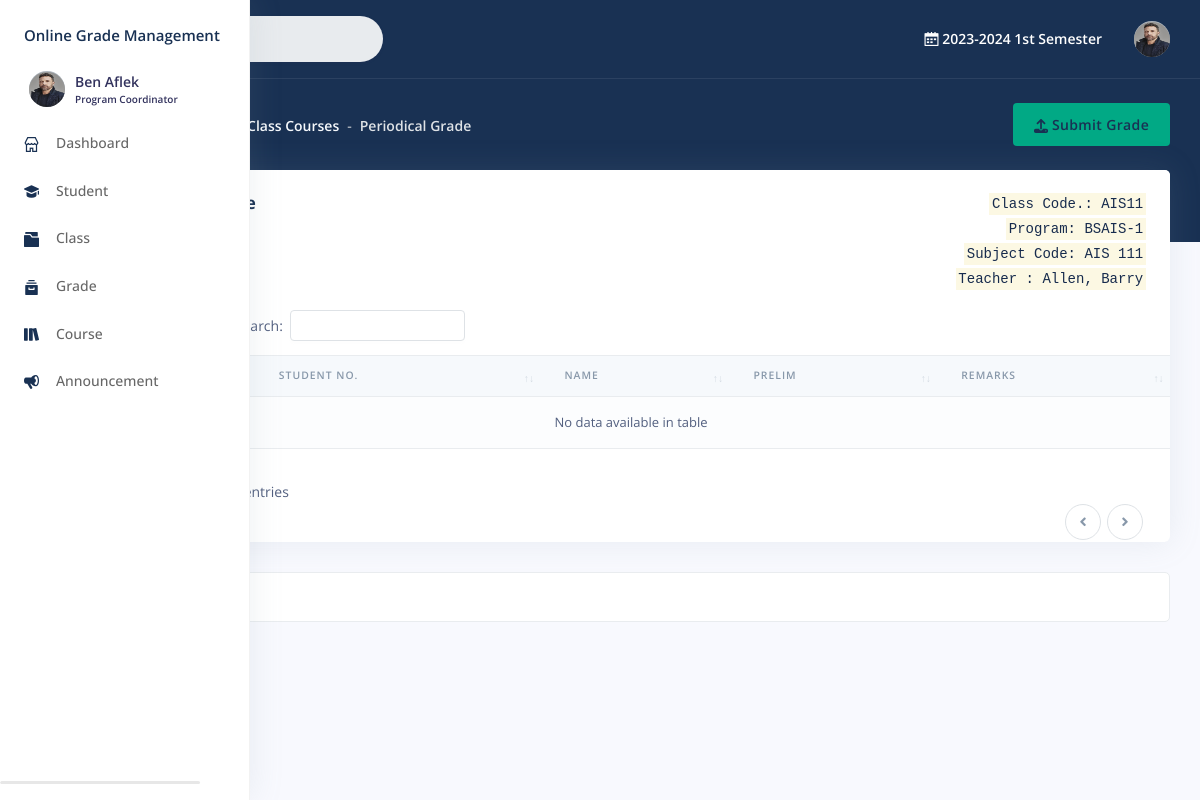
The app's page /faculty/periodical_grade.php?id=40&period=prelim (signed in) with its own data.
### tables this page shows
CREATE TABLE `staff` (
  `id` int(11) NOT NULL,
  `user_id` int(11) DEFAULT NULL,
  `username` text NOT NULL,
  `institute_id` int(11) DEFAULT NULL,
  `position_id` int(11) NOT NULL,
  `created_on` datetime NOT NULL
);

CREATE TABLE `user` (
  `id` int(11) NOT NULL,
  `type` text NOT NULL,
  `username` text NOT NULL,
  `password` text NOT NULL,
  `firstname` text NOT NULL,
  `middlename` text DEFAULT NULL,
  `lastname` text NOT NULL,
  `gender` text DEFAULT NULL,
  `birthdate` date DEFAULT NULL,
  `address` text DEFAULT NULL,
  `phone_no` text DEFAULT NULL,
  `profileImage` text DEFAULT NULL,
  `isPasswordChanged` int(11) NOT NULL,
  `status` int(11) NOT NULL,
  `updated_on` datetime DEFAULT NULL,
  `created_on` datetime NOT NULL
);

CREATE TABLE `period` (
  `id` int(22) NOT NULL,
  `year` text NOT NULL,
  `term` int(11) NOT NULL,
  `status` int(11) NOT NULL,
  `updated_on` datetime DEFAULT NULL,
  `created_on` datetime NOT NULL
);

CREATE TABLE `class` (
  `id` int(20) NOT NULL,
  `class_code` text NOT NULL,
  `institute_id` int(20) DEFAULT NULL,
  `program_id` int(20) NOT NULL,
  `level` int(11) NOT NULL,
  `period_id` int(11) NOT NULL,
  `slot` int(22) DEFAULT NULL,
  `isSet` int(11) NOT NULL,
  `updated_on` datetime DEFAULT NULL,
  `created_on` datetime NOT NULL
);

CREATE TABLE `program` (
  `id` int(20) NOT NULL,
  `name` text NOT NULL,
  `description` text NOT NULL,
  `institute_id` int(20) NOT NULL,
  `updated_on` datetime NOT NULL,
  `created_on` datetime NOT NULL
);

CREATE TABLE `course` (
  `id` int(20) NOT NULL,
  `subject_code` text NOT NULL,
  `description` text NOT NULL,
  `program_id` int(22) NOT NULL,
  `level` int(22) NOT NULL,
  `term` int(22) NOT NULL,
  `lab_unit` int(11) NOT NULL,
  `lec_unit` int(11) NOT NULL,
  `unit` text NOT NULL,
  `hours` int(11) NOT NULL,
  `prerequisite` int(11) NOT NULL,
  `updated_on` datetime DEFAULT NULL,
  `created_on` datetime NOT NULL
);

### faculty/periodical_grade.php (the view, shortened to what the rows shown need)
<?php
	include("include/session.php");
	include("../include/function.php");
  	include("include/header.php");
	$schedule=getrecord('schedule',['id'],[$_GET['id']]);
	$class=getrecord('class',['id'],[$schedule['class_id']]);
	?>
	</head>
	<?php include("include/sidebar.php"); ?>
	<div class="main-content" id="panel">
		<?php
			include("include/topnav.php");
		?>
			<div class="container-fluid mt--6">
				  <div class="row">
					<div class="col">
					<div class="card">
					<div class="card-header border-0">
					  <div class="row">
						<div class="col-6 text-right">
							<?php
								$subject_code=getrecord('course',['id'],[$schedule['course_id']]);
								$subject=(empty($subject_code['subject_code']) || $subject_code['subject_code']==NULL)?'':$subject_code['subject_code'];
								$faculty_id=getrecord('staff',['id'],[$schedule['faculty_id']]);
								$faculty_name=getrecord('user',['username'],[$faculty_id['username']]);
								$faculty_fname=(empty($faculty_name['firstname']) || $faculty_name['firstname']==NULL)?'':$faculty_name['firstname'];
								$faculty_lname=(empty($faculty_name['lastname']) || $faculty_name['lastname']==NULL)?'':$faculty_name['lastname'];
							?>
							<code class="text-default"><mark class="text-default">Class Code.: <?php echo  htmlspecialchars($class['class_code'], ENT_QUOTES, 'UTF-8'); ?></mark></code><br>
							<code class="text-default"><mark class="text-default">Program: <?php
							$get_program=getrecord('program',['id'],[$class['program_id']]);
							echo ''.$get_program['name'].'-'.htmlspecialchars($class['level'], ENT_QUOTES, 'UTF-8');?></mark></code><br>
							<code class="text-default"><mark class="text-default">Subject Code: <?php echo htmlspecialchars($subject, ENT_QUOTES, 'UTF-8');?></mark></code><br>
							<code class="text-default"><mark class="text-default">Teacher : <?php echo htmlspecialchars($faculty_lname.', '.$faculty_fname, ENT_QUOTES, 'UTF-8');?></mark></code>
						</div>
					  </div>
					</div>
					<div class="table-responsive">
              			<table class="table align-items-center table-flush table-striped" id="datatable-buttons">
                			<thead class="thead-light">
								<tr>
									<th>No.</th>
									<th>Student No.</th>
									<th>Name</th>
									<th><?php echo $_SESSION['period'];?></th>
									<th>Remarks</th>
								</tr>
							</thead>
					  </table>
					</div>
				</div>
			</div>
		</div>
        </div>
      </div>
</body>
</html>

### faculty/include/sidebar.php (shortened to what the rows shown need)
<body>
  <?php
    include '../include/conn.php';
    include("include/session.php");
  ?>
  <nav class="sidenav navbar navbar-vertical fixed-left navbar-expand-xs navbar-light bg-white text-white" id="sidenav-main">
    <div class="scrollbar-inner">
      <div class="sidenav-header d-flex align-items-center">
          <div class="navbar-brand sidebar-user text-left">
            <a href="profile.php">
            <span class="avatar avatar-sm rounded-circle" >
              <?php $userphoto = $user['profileImage'];
                if ($userphoto == "") :
              ?>
              <img src="img/profile.png" alt="Image placeholder">
              <?php else : ?>
                <img alt="Image placeholder" src="img/<?php echo htmlentities($userphoto); ?>" style="width:40px;height:35px;border-radius:50%;">
              <?php endif; ?>
            </span>
            <span>
              <h5 class=" m-0 text-sm  font-weight-bold">
                <?php echo  htmlentities($user['firstname'].' '.$user['lastname']);  ?>
              </h5>
              <h6 class="text-overflow m-0" data-toggle="tooltip" data-placement="left" title="User">
                <?php
                if($user['position_id']=='2'){
                  $position="Program Coordinator";
                }else if($user['position_id']=='3'){
                  $position="Teacher";
                }
                echo htmlentities($position);  ?>
              </h6>
            </span>
            </a>
          </div>
      </div>
      <br>
    </div>
  </nav>

### faculty/include/topnav.php (shortened to what the rows shown need)
<?php
  include '../include/conn.php';
	include("include/session.php");
?>
  <nav class="navbar navbar-top navbar-expand navbar-dark bg-primary border-bottom">
    <div class="container-fluid">
      <div class="collapse navbar-collapse" id="navbarSupportedContent">
        <ul class="navbar-nav align-items-center ml-md-auto">
          <li class="nav-item dropdown">
            <p class="nav-link mb-0 text-sm  font-weight-bold text-white" href="#">
              <i class="ni ni-calendar-grid-58"></i>
              <?php
                try {
                    $query = "SELECT * FROM `period` WHERE `status` = '1' LIMIT 1";
                    $stmt = $con->prepare($query);
                    $stmt->execute();
                    $result = $stmt->fetch(PDO::FETCH_ASSOC);
                    if ($result) {
                        echo $result['year'] . " ";
                        if ($result['term'] == '1') echo "1st Semester";
                        else if ($result['term'] == '2') echo "2nd Semester";
                        else if ($result['term'] == '3') echo "Summer";
                        else echo "Unknown Term";
                    } else  echo "No active period found.";
                } catch (PDOException $e) {  echo "Error: " . $e->getMessage(); }
              ?>
            </p>
          </li>
        </ul>
        <ul class="navbar-nav align-items-center ml-auto ml-md-0">
          <li class="nav-item dropdown">
            <a class="nav-link pr-0" href="#" role="button" data-toggle="dropdown" aria-haspopup="true" aria-expanded="false">
              <div class="media align-items-center">
                  <span class="avatar avatar-sm rounded-circle">
                    <?php $userphoto = $user['profileImage'];
                    if ($userphoto == "") :
                    ?>
                      <img src="img/profile.png" alt="Image placeholder">
                    <?php else : ?>
                      <img alt="Image placeholder" src="img/<?php echo htmlentities($userphoto); ?>" style="width:40px;height:35px;border-radius:50%;">
                    <?php endif; ?>
                  </span>
              </div>
            </a>
          </li>
        </ul>
      </div>
    </div>
  </nav>

### records on screen
staff: user.profileImage (picture), user.firstname+lastname "Ben Aflek", position "Program Coordinator"
period: year "2023-2024"
class: class_code "AIS11", level "1"
program: name "BSAIS"
course: subject_code "AIS 111"
user: lastname+firstname "Allen, Barry"

### other values on screen
$parentpage "Class Courses"
$currentpage "Periodical Grade"
$_SESSION['period'] "PRELIM"
